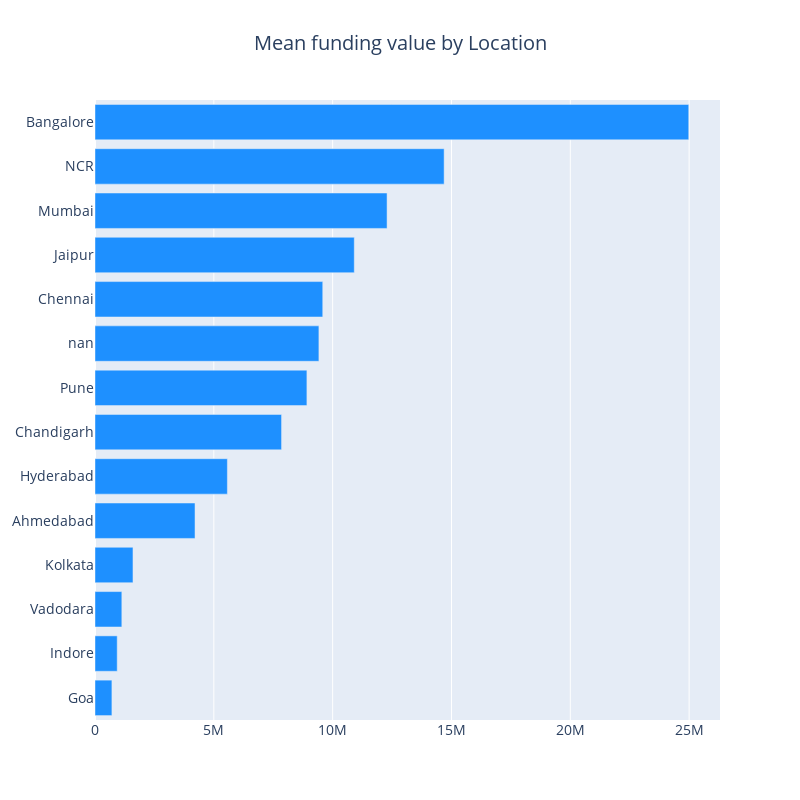

The notebook cell this image was saved under:
### Code cell
cnt_srs = cnt_df["mean"]
cnt_srs = cnt_srs.sort_values(ascending = False)
layout = go.Layout(
    title = go.layout.Title(
        text = "Mean funding value by Location",
        x = 0.5
    ),
    font = dict(size = 14),
    width = 800,
    height = 800,
)

data = [horizontal_bar_chart(cnt_srs, "#1E90FF")]
fig = go.Figure(data = data, layout = layout)
py.iplot(fig, filename = "funding")

### Figure 1 — Plotly figure (JSON) as saved in the notebook; plotly's stock layout.template omitted (floating-point values rounded to 4 significant figures)
{"data": [{"marker": {"color": "#1E90FF"}, "orientation": "h", "showlegend": false, "type": "bar", "x": [711400.0, 934400.0, 1129000.0, 1598000.0, 4209000.0, 5571000.0, 7850000.0, 8917000.0, 9421000.0, 9584000.0, 10910000.0, 12290000.0, 14690000.0, 24980000.0], "y": ["Goa", "Indore", "Vadodara", "Kolkata", "Ahmedabad", "Hyderabad", "Chandigarh", "Pune", "nan", "Chennai", "Jaipur", "Mumbai", "NCR", "Bangalore"]}], "layout": {"font": {"size": 14}, "height": 800, "title": {"text": "Mean funding value by Location", "x": 0.5}, "width": 800}}
